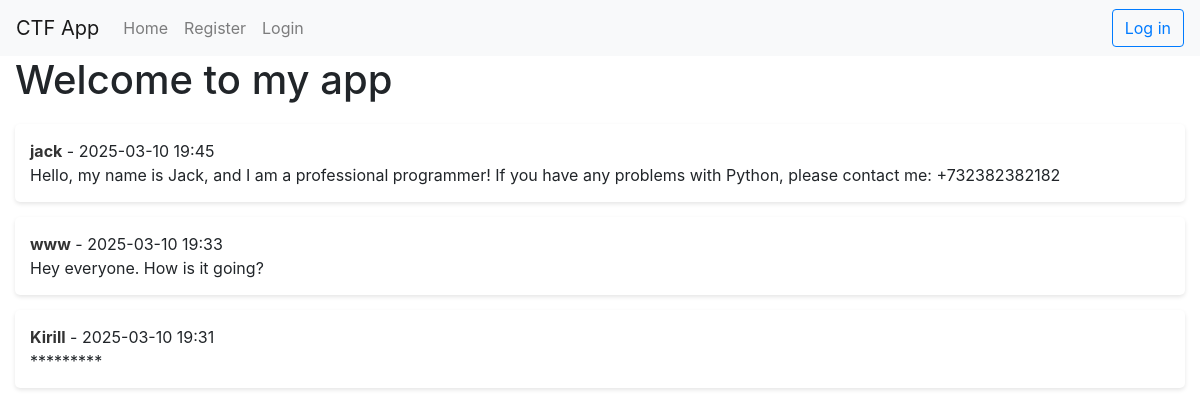
The page / on the database its author committed.
### app.py (models this page shows, shortened)
class Post(db.Model):
    id = db.Column(db.Integer, primary_key=True)
    content = db.Column(db.String(500), nullable=False)
    user_id = db.Column(db.Integer, db.ForeignKey('users.id'), nullable=False)
    timestamp = db.Column(db.DateTime, default=datetime.utcnow)
    user = db.relationship('users', backref=db.backref('posts', lazy=True))

class users(db.Model):
    _id = db.Column("id", db.Integer, primary_key=True)
    name = db.Column(db.String(100))
    email = db.Column(db.String(100))
    password = db.Column(db.String(200))  # Храним пароли в открытом виде
    role = db.Column(db.String(15), default="user")

### app.py (the view)
@app.route("/")
def home():
    posts = Post.query.order_by(Post.timestamp.desc()).all()
    return render_template("index.html", posts=posts)

### templates/index.html (shortened to what this page needs)
{% extends "base.html" %}
{% block content %}
<h1>Welcome to my app</h1>
{% if posts %}
    <div class="posts">
        {% for post in posts %}
            <div class="post">
                <p><strong>{{ post.user.name }}</strong> - {{ post.timestamp.strftime('%Y-%m-%d %H:%M') }}</p>
                <p>
                    {% if post.user.role == 'admin' and session.role != 'admin' %}
                        *********
                    {% else %}
                        {{ post.content }}
                    {% endif %}
                </p>
            </div>
        {% endfor %}
    </div>
{% else %}
    <p>No posts yet. Be the first to post!</p>
{% endif %}
{% endblock %}

### templates/base.html (shortened to what this page needs)
<!doctype html>
<html>
<head>
    <link rel="stylesheet" href="https://cdn.jsdelivr.net/npm/bootstrap@4.3.1/dist/css/bootstrap.min.css">
</head>
<body>
    <nav class="navbar navbar-expand-lg navbar-light bg-light">
        <a class="navbar-brand" href="/">CTF App</a>
        <div class="collapse navbar-collapse" id="navbarNav">
            <ul class="navbar-nav mr-auto">
                <li class="nav-item">
                    <a class="nav-link" href="/">Home</a>
                </li>
                {% if 'user' not in session %}
                    <li class="nav-item">
                        <a class="nav-link" href="/register">Register</a>
                    </li>
                    <li class="nav-item">
                        <a class="nav-link" href="/login">Login</a>
                    </li>
                {% endif %}
            </ul>
            <ul class="navbar-nav ml-auto">
                {% if 'user' in session %}
                    <li class="nav-item">
                        <span class="navbar-text mr-2">Logged in as {{ session['user'] }}</span>
                    </li>
                    <li class="nav-item">
                        <a class="btn btn-outline-danger" href="/logout">Logout</a>
                    </li>
                {% else %}
                    <li class="nav-item">
                        <a class="btn btn-outline-primary" href="/login">Log in</a>
                    </li>
                {% endif %}
            </ul>
        </div>
    </nav>
    <div class="container-fluid">
        {% block content %}
        {% endblock %}
    </div>
</body>
</html>

### templates/index.html (style rules this page uses)
.posts { margin-top: 20px; }
.post { background-color: white; padding: 15px; border-radius: 5px; box-shadow: 0 2px 4px rgba(0, 0, 0, 0.1); margin-bottom: 15px; }
.post p { margin: 0; }
.post strong { color: #333; }

### rows shown on the page
Post: user.name "jack", timestamp "2025-03-10 19:45", content "Hello, my name is Jack, and I am a professional programmer! If you have any problems with Python, please contact me: +732382382182"
Post: user.name "www", timestamp "2025-03-10 19:33", content "Hey everyone. How is it going?"
Post: user.name "Kirill", timestamp "2025-03-10 19:31"
